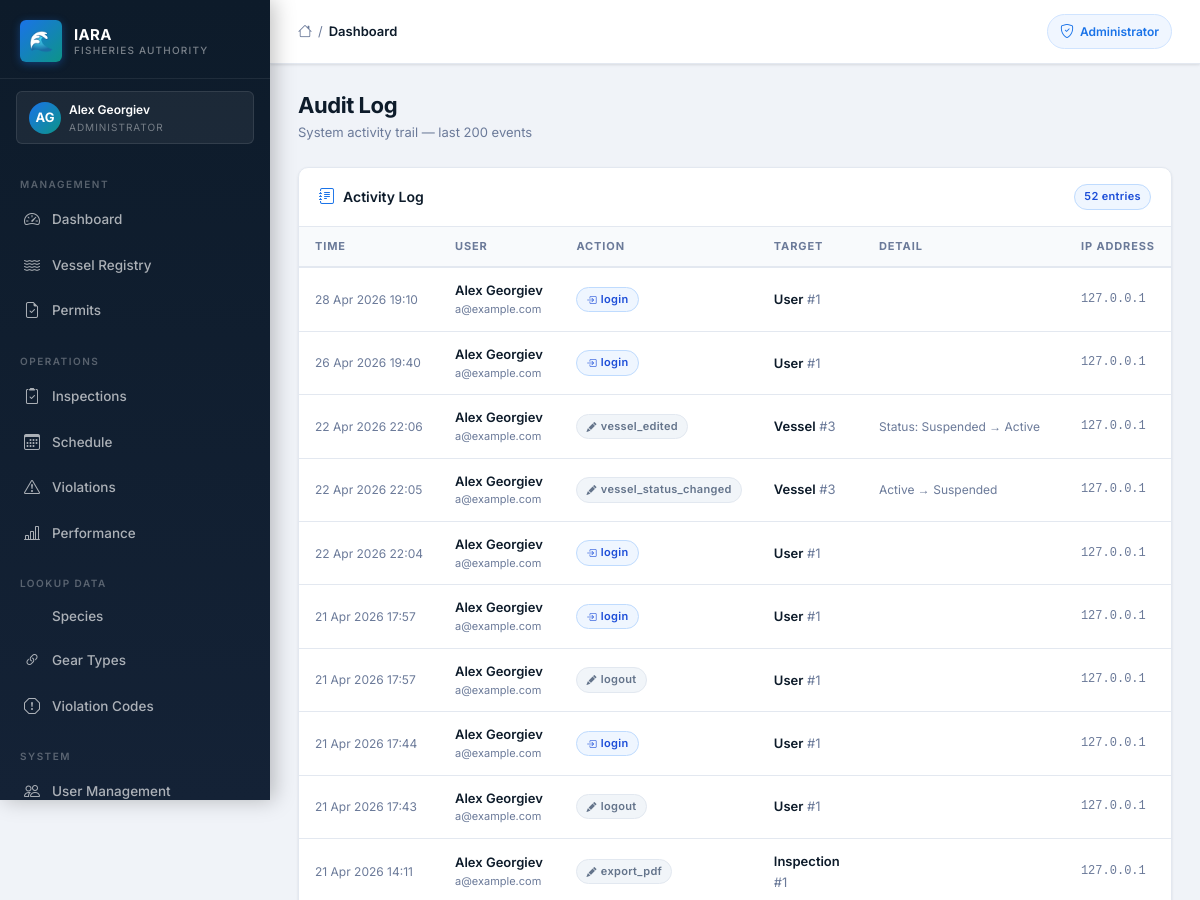
Page /admin/audit-log (signed in, upper part) on the earlier database version.
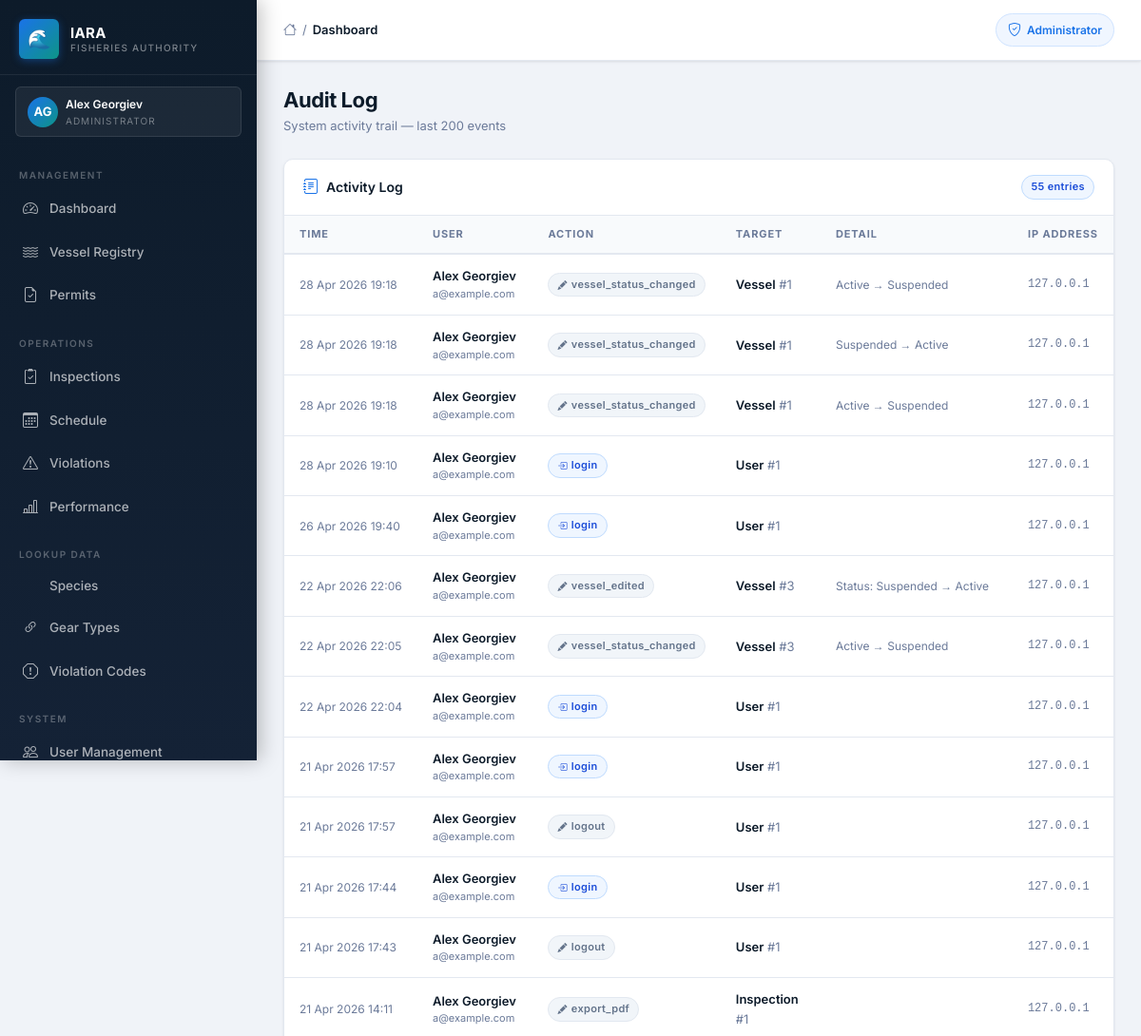
Same page on the later database version.
### iara_app/models.py (models this page shows, shortened)
class User(UserMixin, db.Model):
    __tablename__ = "users"
    id = db.Column(db.Integer, primary_key=True)
    first_name = db.Column(db.String(50), nullable=False)
    last_name = db.Column(db.String(50), nullable=False)
    email = db.Column(db.String(120), unique=True, nullable=False)
    phone = db.Column(db.String(20), nullable=False)
    role = db.Column(db.String(50), nullable=False)
    password_hash = db.Column(db.String(128), nullable=False)
    vessel_registration = db.Column(db.String(50))
    fishing_permit_number = db.Column(db.String(50))
    inspector_id = db.Column(db.Integer, db.ForeignKey("users.id"), nullable=True)
    id_number = db.Column(db.String(50))
    age_category = db.Column(db.String(20))
    created_at = db.Column(db.DateTime, default=datetime.utcnow)
    is_active = db.Column(db.Boolean, default=True)
    reset_token       = db.Column(db.String(100), nullable=True)
    reset_token_expiry = db.Column(db.DateTime, nullable=True)
    failed_logins   = db.Column(db.Integer, default=0)
    locked_until    = db.Column(db.DateTime, nullable=True)
    inspections = db.relationship("Inspection", foreign_keys="Inspection.inspector_id", backref="inspector", lazy=True)
    scheduled_inspections = db.relationship("ScheduledInspection", foreign_keys="ScheduledInspection.inspector_id", backref="assigned_inspector", lazy=True)
    created_scheduled_inspections = db.relationship("ScheduledInspection", foreign_keys="ScheduledInspection.created_by_id", backref="created_by_user", lazy=True)
    audit_logs = db.relationship("AuditLog", foreign_keys="AuditLog.user_id", backref="user", lazy=True)

class AuditLog(db.Model):
    __tablename__ = "audit_log"
    id = db.Column(db.Integer, primary_key=True)
    user_id = db.Column(db.Integer, db.ForeignKey("users.id"), nullable=True)
    action = db.Column(db.String(100), nullable=False)
    target_type = db.Column(db.String(50))
    target_id = db.Column(db.Integer)
    detail = db.Column(db.Text)
    ip_address = db.Column(db.String(50))
    created_at = db.Column(db.DateTime, default=datetime.utcnow)

### iara_app/routes/admin.py (the view)
@bp.route("/audit-log")
@login_required
@admin_required
def audit_log():
    from ..models import AuditLog
    logs = AuditLog.query.order_by(AuditLog.created_at.desc()).limit(200).all()
    return render_template("admin/audit_log.html", logs=logs)

### iara_app/__init__.py (called while the page is built)
def create_app():
    app = Flask(__name__)
    app.config.from_object(Config)
    db.init_app(app)
    login_manager.init_app(app)
    migrate.init_app(app, db)
    csrf.init_app(app)
    from .models import User
    @login_manager.user_loader
    def load_user(user_id):
        user = db.session.get(User, int(user_id))   # SQLAlchemy 2.x style
        if user is None:
            return None
        if not user.is_active:
            return None
        return user
    from .routes import register_blueprints
    register_blueprints(app)
    scheduler.init_app(app)
    scheduler.start()
    scheduler.add_job(
        id="expire_permits_daily",
        func=expire_old_permits,
        trigger="interval",
        days=1
    )
    return app

### iara_app/templates/admin/audit_log.html (shortened to what this page needs)
{% extends "layout/base.html" %}
{% block content %}
<div class="page-header">
  <div class="page-header-left">
    <h1 class="page-title">Audit Log</h1>
    <p class="page-subtitle">System activity trail — last 200 events</p>
  </div>
</div>
<div class="iara-card">
  <div class="iara-card-header">
    <h2 class="iara-card-title"><i class="bi bi-journal-text"></i> Activity Log</h2>
    <span class="iara-badge badge-inspector">{{ logs|length }} entries</span>
  </div>
  <div class="iara-table-wrapper">
    <table class="iara-table">
      <thead>
        <tr>
          <th>Time</th>
          <th>User</th>
          <th>Action</th>
          <th>Target</th>
          <th>Detail</th>
          <th>IP Address</th>
        </tr>
      </thead>
      <tbody>
        {% for log in logs %}
        <tr>
          <td style="font-size:12px;color:var(--text-secondary);white-space:nowrap;">
            {{ log.created_at.strftime('%d %b %Y %H:%M') if log.created_at else '—' }}
          </td>
          <td>
            {% if log.user %}
            <div style="font-weight:600;font-size:13px;">
              {{ log.user.first_name }} {{ log.user.last_name }}
            </div>
            <div style="font-size:11px;color:var(--text-secondary);">{{ log.user.email }}</div>
            {% else %}
            <span style="color:var(--text-secondary);font-size:13px;">System</span>
            {% endif %}
          </td>
          <td>
            {% set action = log.action or '' %}
            {% if 'delete' in action %}
            <span class="iara-badge badge-status-expired"><i class="bi bi-trash3-fill"></i> {{ action }}</span>
            {% elif 'create' in action or 'add' in action %}
            <span class="iara-badge badge-status-active"><i class="bi bi-plus-circle-fill"></i> {{ action }}</span>
            {% elif 'login' in action %}
            <span class="iara-badge badge-inspector"><i class="bi bi-box-arrow-in-right"></i> {{ action }}</span>
            {% elif 'reset' in action or 'unlock' in action %}
            <span class="iara-badge badge-sev-medium"><i class="bi bi-key-fill"></i> {{ action }}</span>
            {% else %}
            <span class="iara-badge" style="background:#f1f5f9;color:#64748b;border:1px solid #e2e8f0;">
              <i class="bi bi-pencil-fill"></i> {{ action }}
            </span>
            {% endif %}
          </td>
          <td style="font-size:13px;">
            {% if log.target_type %}
            <span style="font-weight:600;">{{ log.target_type }}</span>
            {% if log.target_id %}
            <span style="color:var(--text-secondary);">#{{ log.target_id }}</span>
            {% endif %}
            {% else %}—{% endif %}
          </td>
          <td style="font-size:12px;color:var(--text-secondary);max-width:300px;">
            {{ (log.detail or '')[:100] }}{% if (log.detail or '')|length > 100 %}…{% endif %}
          </td>
          <td style="font-size:12px;font-family:monospace;color:var(--text-secondary);">
            {{ log.ip_address or '—' }}
          </td>
        </tr>
        {% endfor %}
      </tbody>
    </table>
  </div>
</div>
{% endblock %}

### iara_app/templates/layout/base.html (shortened to what this page needs)
<!DOCTYPE html>
<html lang="en">
<head>
  <link href="https://cdn.jsdelivr.net/npm/bootstrap@5.3.2/dist/css/bootstrap.min.css" rel="stylesheet">
  <link rel="stylesheet" href="https://cdn.jsdelivr.net/npm/bootstrap-icons@1.11.3/font/bootstrap-icons.min.css">
  <link rel="stylesheet" href="{{ url_for('static', filename='css/iara_theme.css') }}">
</head>
<body>
  {% if current_user.is_authenticated %}
  <aside class="iara-sidebar">
    <a class="sidebar-brand" href="#">
      <div class="sidebar-brand-icon">🌊</div>
      <div class="sidebar-brand-text">
        <div class="sidebar-brand-name">IARA</div>
        <div class="sidebar-brand-sub">Fisheries Authority</div>
      </div>
    </a>
    <div class="sidebar-role-banner">
      <div class="sidebar-role-avatar">
        {{ current_user.first_name[0]|upper }}{{ current_user.last_name[0]|upper }}
      </div>
      <div>
        <div class="sidebar-role-name">{{ current_user.first_name }} {{ current_user.last_name }}</div>
        <div class="sidebar-role-label">
          {% if current_user.role == "administrator" %}Administrator
          {% elif current_user.role == "inspector" %}Inspector
          {% elif current_user.role == "fisherman" %}Fisherman
          {% else %}Amateur Fisher{% endif %}
        </div>
      </div>
    </div>
    <nav class="sidebar-nav">
      {% if current_user.role == "administrator" %}
      <div class="sidebar-section-label">Management</div>
      <a href="{{ url_for('admin.admin_dashboard') }}"
        class="sidebar-link {% if request.endpoint == 'admin.admin_dashboard' %}active{% endif %}">
        <i class="bi bi-speedometer2"></i> Dashboard
      </a>
      <a href="{{ url_for('admin.vessels') }}"
        class="sidebar-link {% if 'vessel' in request.endpoint %}active{% endif %}">
        <i class="bi bi-water"></i> Vessel Registry
      </a>
      <a href="{{ url_for('admin.permits') }}"
        class="sidebar-link ">
        <i class="bi bi-file-earmark-check"></i> Permits
      </a>
      <div class="sidebar-section-label" style="margin-top:8px;">Operations</div>
      <a href="{{ url_for('admin.admin_inspections') }}"
        class="sidebar-link {% if 'inspection' in request.endpoint and 'schedule' not in request.endpoint %}active{% endif %}">
        <i class="bi bi-clipboard2-check"></i> Inspections
      </a>
      <a href="{{ url_for('admin.schedule_list') }}"
        class="sidebar-link {% if 'schedule' in request.endpoint %}active{% endif %}">
        <i class="bi bi-calendar3"></i> Schedule
      </a>
      <a href="{{ url_for('admin.admin_violations') }}"
        class="sidebar-link {% if 'violation' in request.endpoint %}active{% endif %}">
        <i class="bi bi-exclamation-triangle"></i> Violations
      </a>
      <a href="{{ url_for('admin.admin_inspector_performance') }}"
        class="sidebar-link {% if 'performance' in request.endpoint %}active{% endif %}">
        <i class="bi bi-bar-chart-line"></i> Performance
      </a>
      <div class="sidebar-section-label" style="margin-top:8px;">Lookup Data</div>
      <a href="{{ url_for('lookup.species_list') }}"
        class="sidebar-link {% if 'species' in request.endpoint %}active{% endif %}">
         Species
      </a>
      <a href="{{ url_for('lookup.gear_list') }}"
        class="sidebar-link {% if 'gear' in request.endpoint %}active{% endif %}">
        <i class="bi bi-link-45deg"></i> Gear Types
      </a>
      <a href="{{ url_for('lookup.violation_codes_list') }}"
        class="sidebar-link {% if 'violation_code' in request.endpoint %}active{% endif %}">
        <i class="bi bi-exclamation-octagon"></i> Violation Codes
      </a>
      <div class="sidebar-section-label" style="margin-top:8px;">System</div>
      <a href="{{ url_for('admin.admin_users') }}"
        class="sidebar-link {% if 'users' in request.endpoint %}active{% endif %}">
        <i class="bi bi-people"></i> User Management
      </a>
      {% endif %}
    </nav>
  </aside>
  {% endif %}
  <div class="iara-main" {% if not current_user.is_authenticated %}style="margin-left:0;" {% endif %}>
    <header class="iara-topbar">
      <div class="topbar-breadcrumb">
        <i class="bi bi-house" style="color:var(--text-secondary);font-size:14px;"></i>
        <span class="bc-sep">/</span>
        <span class="bc-current">{{ title if title else "Dashboard" }}</span>
      </div>
      <div class="topbar-actions">
        {% if current_user.is_authenticated %}
        {% if current_user.role == "administrator" %}
        <span class="topbar-badge">
          <i class="bi bi-shield-check"></i> Administrator
        </span>
        {% elif current_user.role == "inspector" %}
        <span class="topbar-badge" style="background:#eff6ff;border-color:#bfdbfe;color:#1d4ed8;">
          <i class="bi bi-clipboard2-check"></i> Inspector
        </span>
        {% elif current_user.role == "fisherman" %}
        <span class="topbar-badge" style="background:#f0fdf4;border-color:#bbf7d0;color:#15803d;">
          <i class="bi bi-water"></i> Fisherman
        </span>
        {% else %}
        <span class="topbar-badge" style="background:#fffbeb;border-color:#fde68a;color:#b45309;">
          <i class="bi bi-person"></i> Amateur
        </span>
        {% endif %}
        {% endif %}
      </div>
    </header>
    <main class="iara-content">
      {% block content %}{% endblock %}
    </main>
  </div>
</body>
</html>

Differences in the rows shown:
added AuditLog: created_at "28 Apr 2026 19:18", user.first_name "Alex", user.last_name "Georgiev", user.email "a@example.com", action "vessel_status_changed", target_type "Vessel", target_id "1", detail "Active → Suspended", ip_address "127.0.0.1"
added AuditLog: created_at "28 Apr 2026 19:18", user.first_name "Alex", user.last_name "Georgiev", user.email "a@example.com", action "vessel_status_changed", target_type "Vessel", target_id "1", detail "Suspended → Active", ip_address "127.0.0.1"
added AuditLog: created_at "28 Apr 2026 19:18", user.first_name "Alex", user.last_name "Georgiev", user.email "a@example.com", action "vessel_status_changed", target_type "Vessel", target_id "1", detail "Active → Suspended", ip_address "127.0.0.1"
Other differences:
{{ logs|length }}: "52" → "55"
